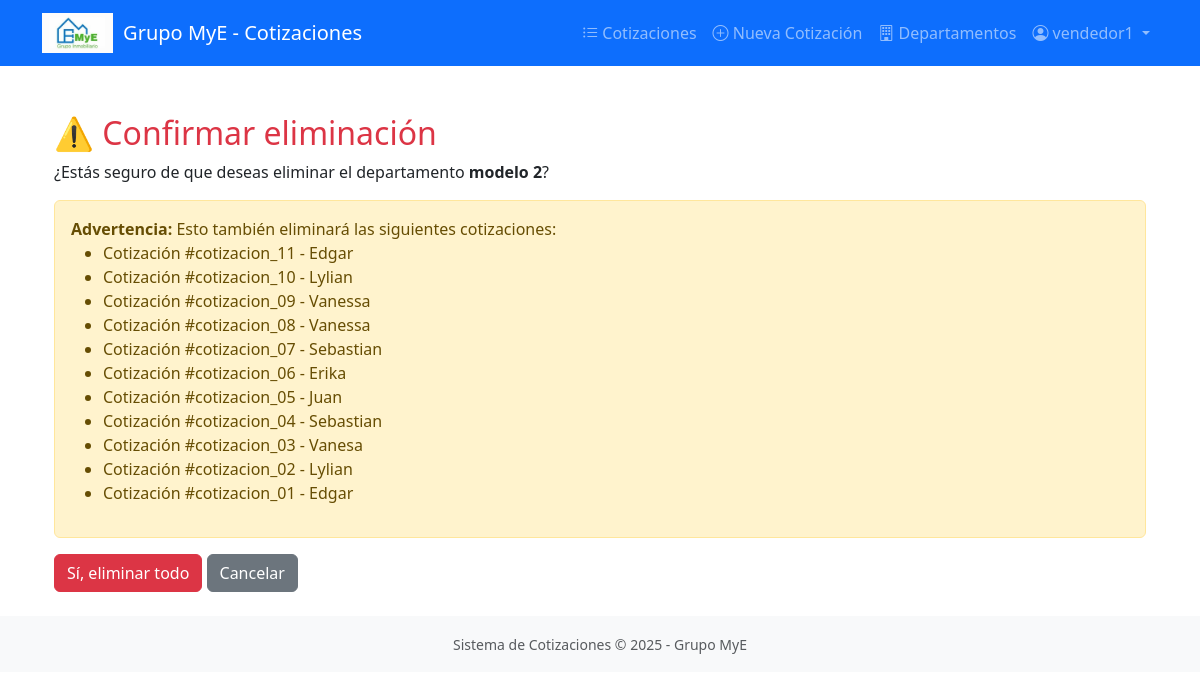
Page /departamentos/eliminar/3/ (signed in) on the committed database.
### cotizaciones/models.py (models this page shows, shortened)
class Departamento(models.Model):
    codigo = models.CharField(max_length=20, unique=True)
    nombre = models.CharField(max_length=100)
    descripcion = models.TextField(blank=True)
    precio = models.DecimalField(max_digits=10, decimal_places=2)
    area_m2 = models.DecimalField(max_digits=6, decimal_places=2)
    habitaciones = models.IntegerField()
    banos = models.IntegerField()
    pisos = models.CharField(max_length=50, null=True, blank=True)
    disponible = models.BooleanField(default=True)
    imagen = models.ImageField(upload_to='departamentos/', blank=True, null=True)
    class Meta:
        ordering = ['codigo']
        verbose_name = 'Departamento'
        verbose_name_plural = 'Departamentos'

class Cotizacion(models.Model):
    numero_cotizacion = models.CharField(max_length=20, unique=True, editable=False)
    nombre_cliente = models.CharField(max_length=200)
    dni_cliente = models.CharField(max_length=8)
    direccion_cliente = models.CharField(max_length=300)
    telefono_cliente = models.CharField(max_length=15)
    email_cliente = models.EmailField(blank=True, null=True)
    departamento = models.ForeignKey(Departamento, on_delete=models.CASCADE, related_name='cotizaciones')
    observaciones = models.TextField(blank=True)
    descuento = models.DecimalField(max_digits=5, decimal_places=2, default=0)
    precio_final = models.DecimalField(max_digits=10, decimal_places=2, editable=False)
    fecha_creacion = models.DateTimeField(default=timezone.now)
    creado_por = models.ForeignKey(User, on_delete=models.PROTECT)
    activo = models.BooleanField(default=True)
    class Meta:
        ordering = ['-fecha_creacion']
        verbose_name = 'Cotización'
        verbose_name_plural = 'Cotizaciones'

### cotizaciones/views.py (the view, shortened to what this page needs)
# urls.py: path('departamentos/eliminar/<int:pk>/', views.eliminar_departamento, name='eliminar_departamento'),
@login_required
def eliminar_departamento(request, pk):
    departamento = get_object_or_404(Departamento, pk=pk)
    cotizaciones_relacionadas = departamento.cotizaciones.all()
    return render(request, 'cotizaciones/confirmar_eliminar_departamento.html', {
        'departamento': departamento,
        'cotizaciones_relacionadas': cotizaciones_relacionadas
    })

### cotizaciones/templates/cotizaciones/confirmar_eliminar_departamento.html (shortened to what this page needs)
{% extends 'cotizaciones/base.html' %}
{% block content %}
<div class="container mt-4">
    <h2 class="text-danger">⚠️ Confirmar eliminación</h2>
    <p>¿Estás seguro de que deseas eliminar el departamento <strong>{{ departamento.nombre }}</strong>?</p>
    {% if cotizaciones_relacionadas %}
        <div class="alert alert-warning">
            <strong>Advertencia:</strong> Esto también eliminará las siguientes cotizaciones:
            <ul>
                {% for cotizacion in cotizaciones_relacionadas %}
                    <li>Cotización #{{ cotizacion.numero_cotizacion }} - {{ cotizacion.nombre_cliente }}</li>
                {% endfor %}
            </ul>
        </div>
    {% else %}
        <div class="alert alert-info">
            Este departamento no tiene cotizaciones asociadas.
        </div>
    {% endif %}
    <form method="post">
        <button type="submit" class="btn btn-danger">Sí, eliminar todo</button>
        <a href="{% url 'cotizaciones:lista_departamentos' %}" class="btn btn-secondary">Cancelar</a>
    </form>
</div>
{% endblock %}

### cotizaciones/templates/cotizaciones/base.html (shortened to what this page needs)
<!DOCTYPE html>
<html lang="es">
<head>
    <link rel="icon" type="image/x-icon" href="{% load static %}{% static 'images/favicon.ico' %}">
    <link href="https://cdn.jsdelivr.net/npm/bootstrap@5.3.0/dist/css/bootstrap.min.css" rel="stylesheet">
    <link rel="stylesheet" href="https://cdn.jsdelivr.net/npm/bootstrap-icons@1.11.0/font/bootstrap-icons.css">
    {% load static %}
</head>
<body>
    {% if user.is_authenticated %}
    <nav class="navbar navbar-expand-lg navbar-dark bg-primary">
        <div class="container">
            <a class="navbar-brand d-flex align-items-center" href="{% url 'cotizaciones:lista_cotizaciones' %}">
                <img src="{% static 'images/logo.png' %}" alt="Grupo MyE Logo">
                <span>Grupo MyE - Cotizaciones</span>
            </a>
            <div class="collapse navbar-collapse" id="navbarNav">
                <ul class="navbar-nav ms-auto">
                    <li class="nav-item">
                        <a class="nav-link" href="{% url 'cotizaciones:lista_cotizaciones' %}">
                            <i class="bi bi-list-ul"></i> Cotizaciones
                        </a>
                    </li>
                    <li class="nav-item">
                        <a class="nav-link" href="{% url 'cotizaciones:nueva_cotizacion' %}">
                            <i class="bi bi-plus-circle"></i> Nueva Cotización
                        </a>
                    </li>
                    <li class="nav-item">
                        <a class="nav-link" href="{% url 'cotizaciones:lista_departamentos' %}">
                            <i class="bi bi-building"></i> Departamentos
                        </a>
                    </li>
                    <li class="nav-item dropdown">
                        <a class="nav-link dropdown-toggle" href="#" id="navbarDropdown" role="button" data-bs-toggle="dropdown">
                            <i class="bi bi-person-circle"></i> {{ user.username }}
                        </a>
                    </li>
                </ul>
            </div>
        </div>
    </nav>
    {% endif %}
    <main class="py-4">
        <div class="container">
            {% block content %}{% endblock %}
        </div>
    </main>
    <footer class="bg-light text-center py-3 mt-auto">
        <div class="container">
            <small class="text-muted">
                Sistema de Cotizaciones © {% now "Y" %} - Grupo MyE
            </small>
        </div>
    </footer>
</body>
</html>

### cotizaciones/templates/cotizaciones/base.html (style rules this page uses)
.navbar-brand img { height: 40px; margin-right: 10px; }

### rows in the picture
Departamento: nombre "modelo 2"
Cotizacion: numero_cotizacion "cotizacion_11", nombre_cliente "Edgar"
Cotizacion: numero_cotizacion "cotizacion_10", nombre_cliente "Lylian"
Cotizacion: numero_cotizacion "cotizacion_09", nombre_cliente "Vanessa"
Cotizacion: numero_cotizacion "cotizacion_08", nombre_cliente "Vanessa"
Cotizacion: numero_cotizacion "cotizacion_07", nombre_cliente "Sebastian"
Cotizacion: numero_cotizacion "cotizacion_06", nombre_cliente "Erika"
Cotizacion: numero_cotizacion "cotizacion_05", nombre_cliente "Juan"
Cotizacion: numero_cotizacion "cotizacion_04", nombre_cliente "Sebastian"
Cotizacion: numero_cotizacion "cotizacion_03", nombre_cliente "Vanesa"
Cotizacion: numero_cotizacion "cotizacion_02", nombre_cliente "Lylian"
Cotizacion: numero_cotizacion "cotizacion_01", nombre_cliente "Edgar"

### other values in the picture
{{ user.username }} "vendedor1"
